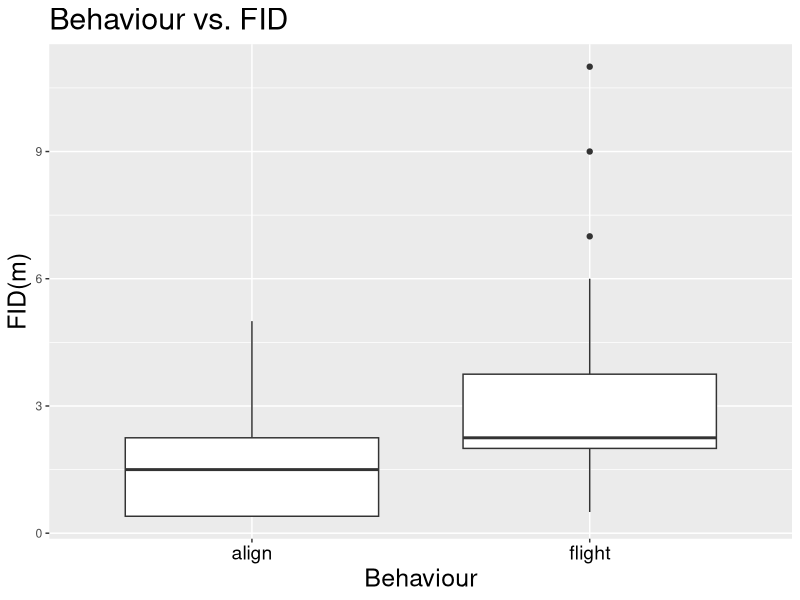
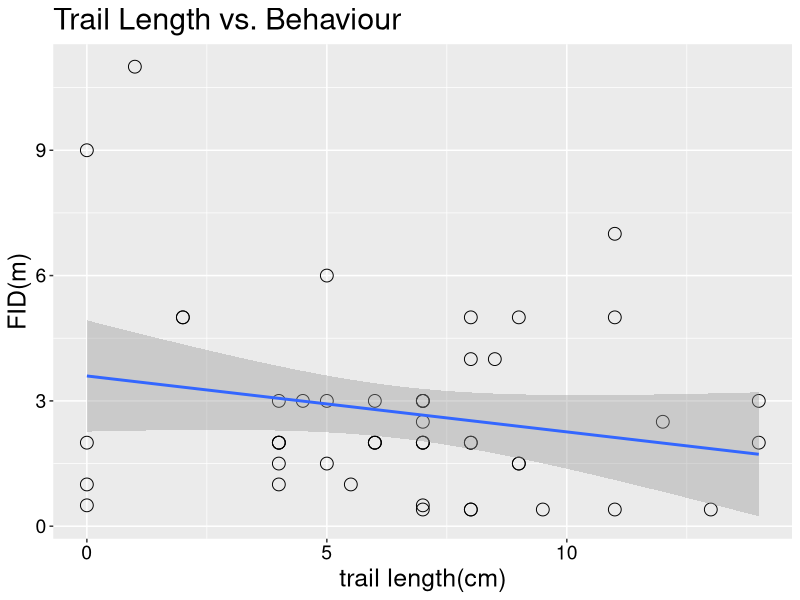
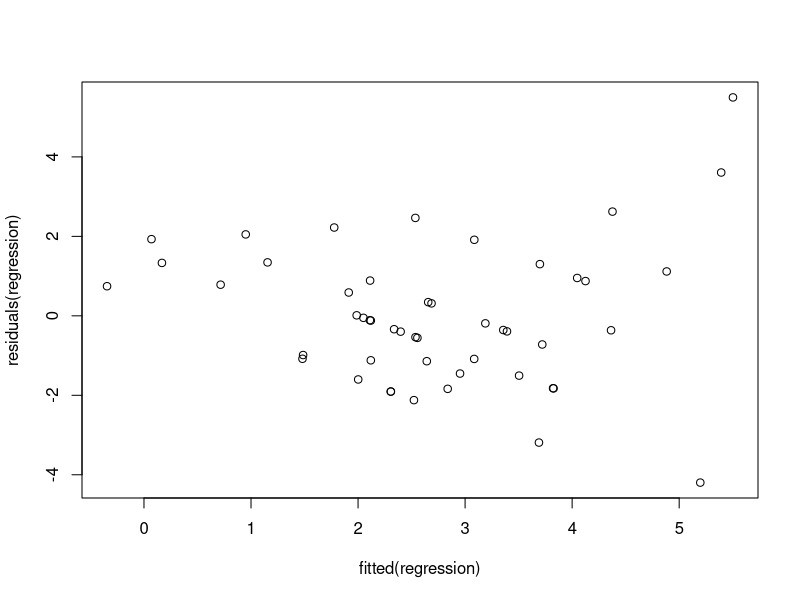
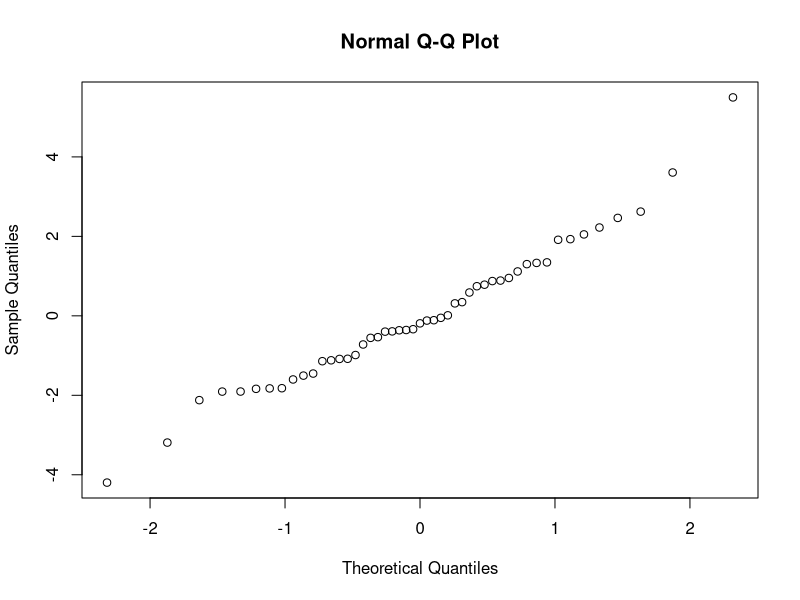
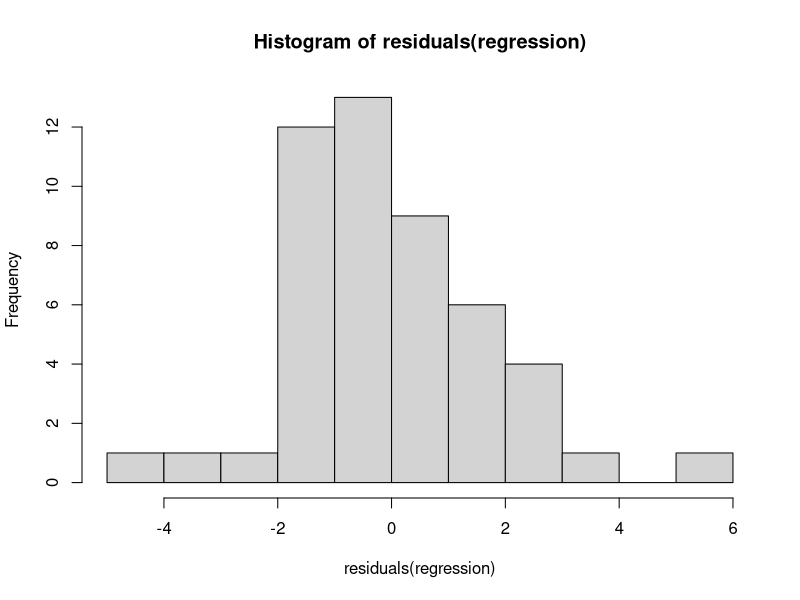
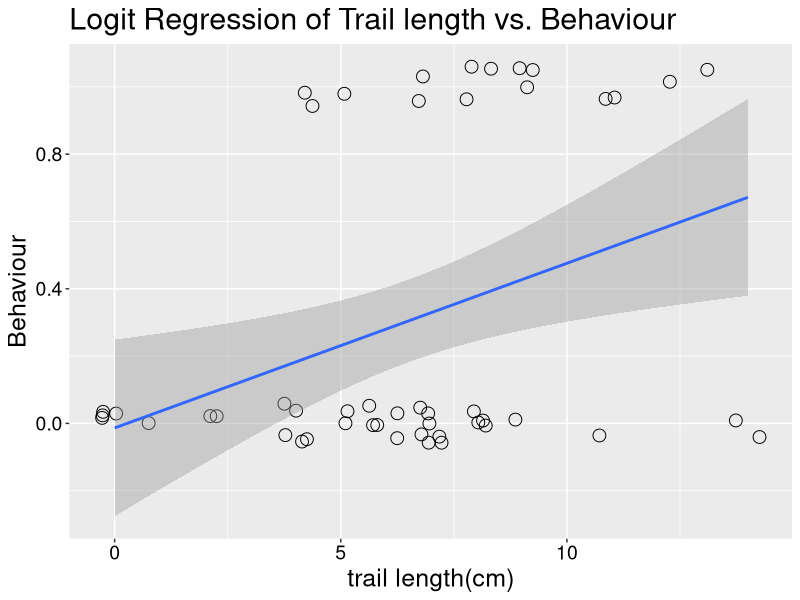
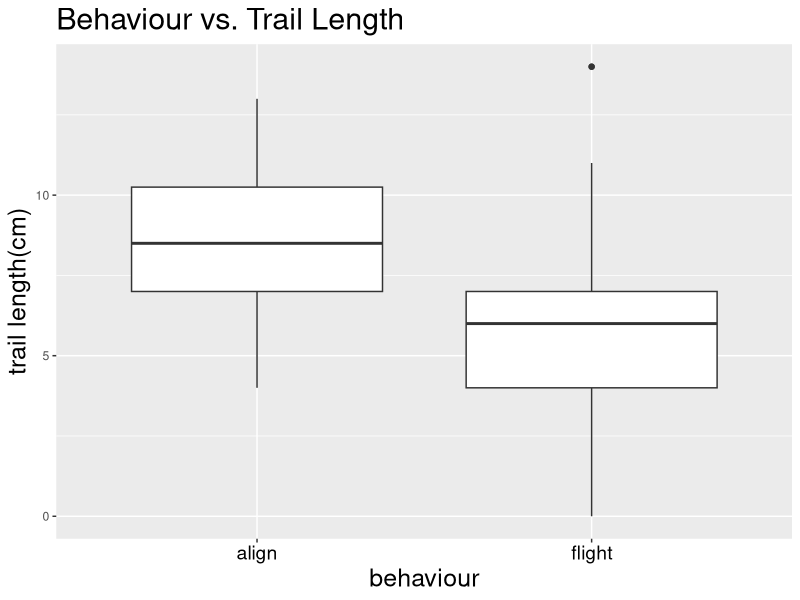
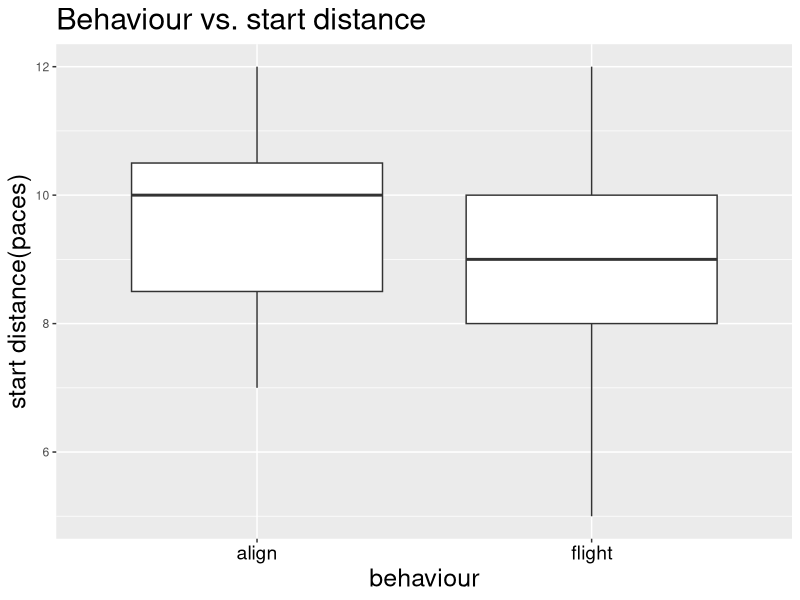

Write the R code that produced these figures, in order.
## ---- chunk 1
library(ggplot2)
setwd("~/Documents/My_Documents/Research/Research_Data/Spider_trails")
DATA <- read.csv("./Nephila_edulis_BCJ.csv")
ggplot(DATA, aes(x = behaviour, y = FID)) + 
  geom_boxplot() + xlab("Behaviour") + ylab("FID(m)") +
  ggtitle("Behaviour vs. FID") +
  theme(axis.text.x = element_text(colour = "black", size = 14), 
        axis.title.x = element_text(size = 18), 
        axis.title.y = element_text(size = 18),
        plot.title = element_text(size = 22))
## ---- chunk 2
ggplot(DATA, aes(y = FID, x = debris_trail_length)) + 
  geom_point(shape=21, size=4) +
  ylab("FID(m)") + xlab("trail length(cm)") + ggtitle("Trail Length vs. Behaviour") +
  theme(axis.text.x = element_text(colour = "black", size = 14),
        axis.text.y = element_text(colour = "black", size = 14),
        axis.title.x = element_text(size = 18), 
        axis.title.y = element_text(size = 18),
        plot.title = element_text(size = 22))+
  stat_smooth(method = lm, level = 0.95)
## ---- chunk 3
regression <- lm(FID ~ debris_trail_length + behaviour + 
                   spider_height + start_distance, data = DATA)
summary(regression)
## ---- chunk 4
confint(regression, level = 0.95)
## ---- chunk 5
##linearity and homoscedasticity
plot(fitted(regression),residuals(regression))
## ---- chunk 6
##multicollinearity
library(car)
vif(regression)
detach("package:car")
## ---- chunk 7
qqnorm(residuals(regression))
hist(residuals(regression))
## ---- chunk 8
ggplot(DATA, aes(y = behaviour_dummy_coded, x = debris_trail_length)) + 
  geom_point(position=position_jitter(width=0.3, height=0.06),
              shape=21, size=4) +
  ylab("Behaviour") + xlab("trail length(cm)") + 
  ggtitle("Logit Regression of Trail length vs. Behaviour") +
  theme(axis.text.x = element_text(colour = "black", size = 14),
        axis.text.y = element_text(colour = "black", size = 14),
        axis.title.x = element_text(size = 18), 
        axis.title.y = element_text(size = 18),
        plot.title = element_text(size = 22)) +
  stat_smooth(method=glm, family=binomial)
## ---- chunk 9
ggplot(DATA, aes(x = behaviour, y = debris_trail_length)) + 
  geom_boxplot() + xlab("behaviour") + ylab("trail length(cm)") +
  ggtitle("Behaviour vs. Trail Length") +
  theme(axis.text.x = element_text(colour = "black", size = 14), 
        axis.title.x = element_text(size = 18), 
        axis.title.y = element_text(size = 18),
        plot.title = element_text(size = 22))
## ---- chunk 10
SpiderGLM <- glm(behaviour_dummy_coded ~ debris_trail_length + 
                   start_distance + spider_height, data = DATA, 
                 family = binomial(logit))
summary(SpiderGLM)
## ---- chunk 11
confint(regression, level = 0.95)
## ---- chunk 12
exp(cbind(odds_ratio = coef(SpiderGLM), confint(SpiderGLM)))
## ---- chunk 13
ggplot(DATA, aes(x = behaviour, y = start_distance)) + 
  geom_boxplot() + xlab("behaviour") + ylab("start distance(paces)") +
  ggtitle("Behaviour vs. start distance") +
  theme(axis.text.x = element_text(colour = "black", size = 14), 
        axis.title.x = element_text(size = 18), 
        axis.title.y = element_text(size = 18),
        plot.title = element_text(size = 22))
